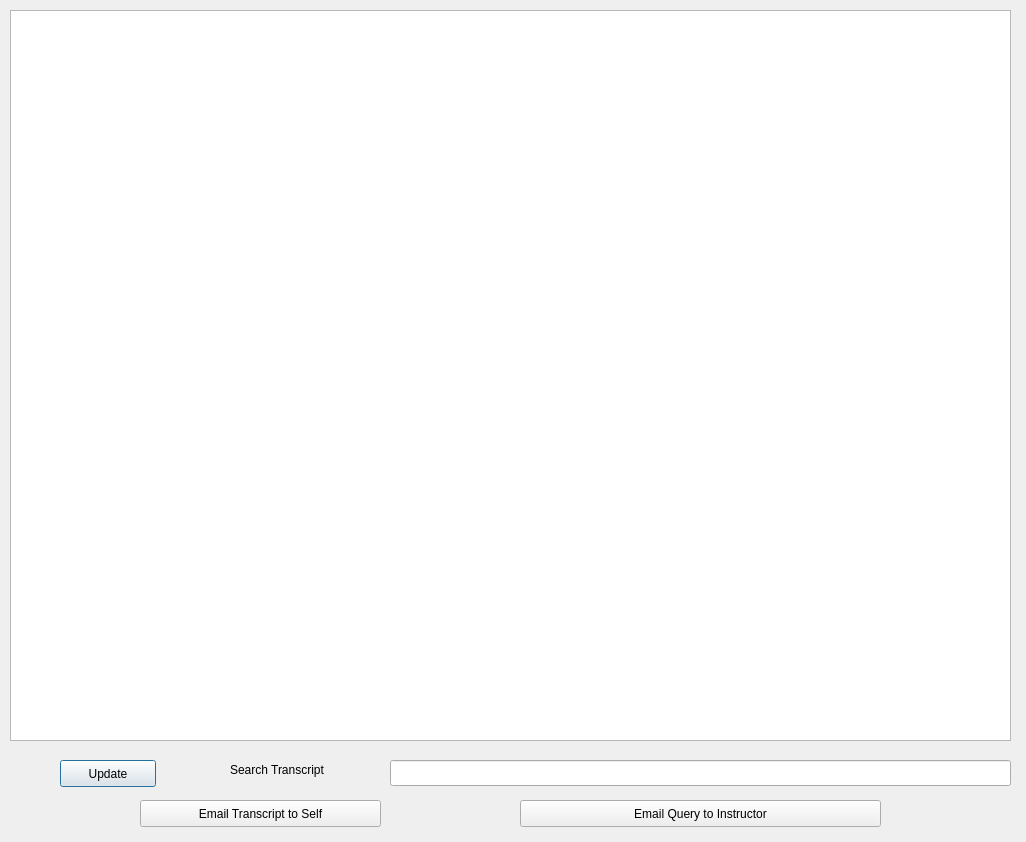
<?xml version="1.0" encoding="UTF-8"?>
<ui version="4.0">
 <class>Dialog</class>
 <widget class="QDialog" name="Dialog">
  <property name="geometry">
   <rect>
    <x>0</x>
    <y>0</y>
    <width>1026</width>
    <height>842</height>
   </rect>
  </property>
  <property name="windowTitle">
   <string>Alexa Tutor</string>
  </property>
  <widget class="QTextEdit" name="textEdit">
   <property name="geometry">
    <rect>
     <x>10</x>
     <y>10</y>
     <width>1001</width>
     <height>731</height>
    </rect>
   </property>
  </widget>
  <widget class="QPushButton" name="pushButton">
   <property name="geometry">
    <rect>
     <x>60</x>
     <y>760</y>
     <width>96</width>
     <height>27</height>
    </rect>
   </property>
   <property name="text">
    <string>Update</string>
   </property>
  </widget>
  <widget class="QLabel" name="label">
   <property name="geometry">
    <rect>
     <x>230</x>
     <y>760</y>
     <width>151</width>
     <height>20</height>
    </rect>
   </property>
   <property name="text">
    <string>Search Transcript</string>
   </property>
  </widget>
  <widget class="QLineEdit" name="lineEdit">
   <property name="geometry">
    <rect>
     <x>390</x>
     <y>760</y>
     <width>621</width>
     <height>26</height>
    </rect>
   </property>
  </widget>
  <widget class="QPushButton" name="pushButton_2">
   <property name="geometry">
    <rect>
     <x>140</x>
     <y>800</y>
     <width>241</width>
     <height>27</height>
    </rect>
   </property>
   <property name="text">
    <string>Email Transcript to Self</string>
   </property>
  </widget>
  <widget class="QPushButton" name="pushButton_3">
   <property name="geometry">
    <rect>
     <x>520</x>
     <y>800</y>
     <width>361</width>
     <height>27</height>
    </rect>
   </property>
   <property name="text">
    <string>Email Query to Instructor</string>
   </property>
  </widget>
 </widget>
 <resources/>
 <connections/>
</ui>
